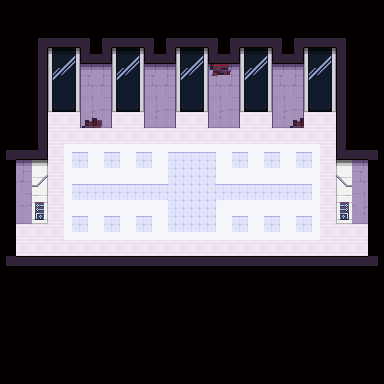

A level layout from a 2D game, rendered from its tile map. Below: a short description, then the map file with tile-grid data replaced by summaries:
An orthogonal 24x24 tile map with 16x16 px tiles, 8 tile layers (Artificial Lower Chip, Natural Lower Chip, Natural Walls, Artificial Upper Chip, ...), 2 tilesets and 9 objects (7x Event, checkpoint, item).

<map version="1.0" orientation="orthogonal" renderorder="right-down" width="24" height="24" tilewidth="16" tileheight="16" nextobjectid="49">
 <properties>
  <property name="bgm" value="shape" />
  <property name="radio" value="Now wasn't that a life-changing experience?" />
 </properties>
 <tileset firstgid="1" source="../tilesets/natural.tsx" />
 <tileset firstgid="481" source="../tilesets/artificial.tsx" />
 <layer name="Artificial Lower Chip" width="24" height="24">
  <properties>
   <property name="z" value="0.0" />
  </properties>
  <data>[576 cells, 576 non-empty, 57 distinct tile ids]</data>
 </layer>
 <layer name="Natural Lower Chip" width="24" height="24">
  <properties>
   <property name="alt" value="true" />
   <property name="z" value="0.0" />
  </properties>
  <data>[576 cells, 0 non-empty, 0 distinct tile ids]</data>
 </layer>
 <layer name="Natural Walls" width="24" height="24">
  <properties>
   <property name="alt" value="true" />
   <property name="z" value=".1" />
  </properties>
  <data>[576 cells, 0 non-empty, 0 distinct tile ids]</data>
 </layer>
 <layer name="Artificial Upper Chip" width="24" height="24">
  <properties>
   <property name="z" value=".5" />
  </properties>
  <data>[576 cells, 5 non-empty, 4 distinct tile ids]</data>
 </layer>
 <layer name="Natural Upper Chip" width="24" height="24">
  <properties>
   <property name="alt" value="true" />
   <property name="z" value=".5" />
  </properties>
  <data>[576 cells, 0 non-empty, 0 distinct tile ids]</data>
 </layer>
 <layer name="Natural Wall Sidings" width="24" height="24">
  <properties>
   <property name="alt" value="true" />
   <property name="z" value=".2" />
  </properties>
  <data>[576 cells, 0 non-empty, 0 distinct tile ids]</data>
 </layer>
 <objectgroup name="Object Layer">
  <properties>
   <property name="z" value=".5" />
  </properties>
  <object id="39" name="arrow" type="Event" x="368" y="208" width="16" height="16">
   <properties>
    <property name="appearance" value="4dir_arrow" />
    <property name="face" value="EAST" />
   </properties>
  </object>
  <object id="40" name="arrow" type="Event" x="0" y="208" width="16" height="16">
   <properties>
    <property name="appearance" value="4dir_arrow" />
    <property name="face" value="WEST" />
   </properties>
  </object>
  <object id="41" name="tele" type="Event" x="0" y="224" width="16" height="32">
   <properties>
    <property name="onCollide" value="teleport('sector1/stalker_intro.tmx', 14, 24)" />
   </properties>
  </object>
  <object id="42" name="arrow" type="Event" x="0" y="224" width="16" height="16">
   <properties>
    <property name="appearance" value="4dir_arrow" />
    <property name="face" value="WEST" />
   </properties>
  </object>
  <object id="43" name="arrow" type="Event" x="368" y="224" width="16" height="16">
   <properties>
    <property name="appearance" value="4dir_arrow" />
    <property name="face" value="EAST" />
   </properties>
  </object>
  <object id="44" name="Checkpoint" type="checkpoint" x="144" y="112" width="96" height="144" />
  <object id="46" name="trigger" type="Event" x="160" y="128" width="16" height="128">
   <properties>
    <property name="hide" value="return getSwitch('radio05')" />
    <property name="onCollide" value="play('radio05.lua')" />
   </properties>
  </object>
  <object id="47" name="tele" type="Event" x="368" y="224" width="16" height="32">
   <properties>
    <property name="hide" value="return not getSwitch('radio05')" />
    <property name="onCollide" value="teleport('sector2/2b.tmx', 1, 44)" />
   </properties>
  </object>
  <object id="48" name="Orders" type="item" x="256" y="112" width="16" height="16">
   <properties>
    <property name="key" value="item_orders" />
   </properties>
  </object>
 </objectgroup>
 <layer name="Artificial Overhead Chip" width="24" height="24">
  <properties>
   <property name="z" value="1.5" />
  </properties>
  <data>[576 cells, 0 non-empty, 0 distinct tile ids]</data>
 </layer>
 <layer name="Natural Overhead Chip" width="24" height="24">
  <properties>
   <property name="alt" value="true" />
   <property name="z" value="1.5" />
  </properties>
  <data>[576 cells, 0 non-empty, 0 distinct tile ids]</data>
 </layer>
</map>
